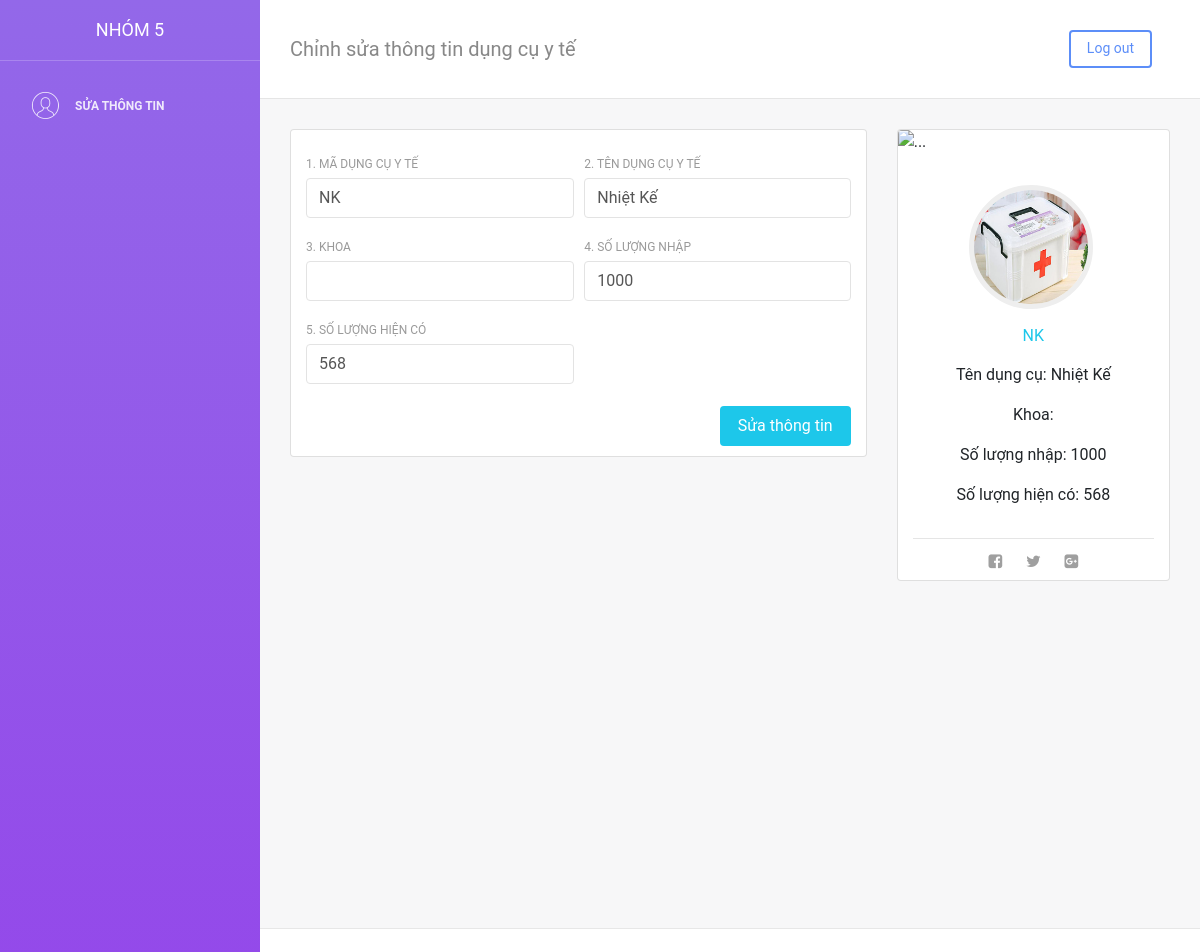
Page /examples/suadungcuyte.php?ID=1 on the committed database.
### tables this page shows
CREATE TABLE `dungcuyte`  (
  `ID` int(10) UNSIGNED NOT NULL AUTO_INCREMENT,
  `MaDungCu` varchar(15) NOT NULL,
  `TenDungCu` varchar(50) NOT NULL,
  `Khoa` varchar(50) NULL DEFAULT NULL,
  `SLNhap` int(10) UNSIGNED NOT NULL,
  `SLHienCo` int(10) UNSIGNED NOT NULL,
  PRIMARY KEY (`ID`) USING BTREE
);

### examples/suadungcuyte.php (the view, shortened to what this page needs)
<?php
require "connect.php";
$id = (int) $_GET['ID'];
$sql = "SELECT * FROM dungcuyte WHERE id=".$id;
$result = $conn ->query($sql);
$row = $result -> fetch_assoc();
?>
<!DOCTYPE html>
<html lang="en">
<head>
    <link rel="stylesheet" href="https://maxcdn.bootstrapcdn.com/font-awesome/latest/css/font-awesome.min.css" />
    <link href="../assets/css/bootstrap.min.css" rel="stylesheet" />
    <link href="../assets/css/light-bootstrap-dashboard.css?v=2.0.1" rel="stylesheet" />
    <link href="../assets/css/demo.css" rel="stylesheet" />
</head>
<body>
<div class="wrapper">
    <div class="sidebar">
        <div class="sidebar-wrapper">
            <div class="logo">
                <a href="./dungcuyte.php" class="simple-text">
                    Nhóm 5
                </a>
            </div>
            <ul class="nav">
                <li>
                    <a class="nav-link" href="#">
                        <i class="nc-icon nc-circle-09"></i>
                        <p>Sửa thông tin</p>
                    </a>
                </li>
            </ul>
        </div>
    </div>
    <div class="main-panel">
        <nav class="navbar navbar-expand-lg " color-on-scroll="500">
            <div class=" container-fluid  ">
                <a class="navbar-brand" href="#pablo">Chỉnh sửa thông tin dụng cụ y tế</a>
                <div class="collapse navbar-collapse justify-content-end" id="navigation">
                    <ul class="navbar-nav ml-auto">
                        <li class="nav-item">
                            <a class="nav-link" href="index.php">
                                <button class="btn btn-primary" >Log out</button>                            </a>
                        </li>
                    </ul>
                </div>
            </div>
        </nav>
        <div class="content">
            <div class="container-fluid">
                <div class="row">
                    <div class="col-md-8">
                        <div class="card">
                            <div class="card-body">
                                <form action="xulysuadungcuyte.php" name="bacsi" method="post">
                                    <div class="row">
                                        <div class="col-md-6 pr-1">
                                            <div class="form-group">
                                                <label>1. Mã dụng cụ y tế</label>
                                                <input class="form-control" name="hoten" type="text" value="<?php echo $row['MaDungCu'] ?>">
                                            </div>
                                            <div class="form-group">
                                                <label>3. Khoa</label>
                                                <input class="form-control" name="sdt" type="text" value="<?php echo $row['Khoa'] ?>">
                                            </div>
                                            <div class="form-group">
                                                <label>5. Số lượng hiện có</label>
                                                <input class="form-control" name="diachi" type="text" value="<?php echo $row['SLHienCo'] ?>">
                                            </div>
                                        </div>
                                        <div class="col-md-6">
                                            <div class="form-group">
                                                <label>2. Tên dụng cụ y tế</label>
                                                <input type="text" name="tuoi" class="form-control" value="<?php echo $row['TenDungCu'] ?>">
                                            </div>
                                            <div class="form-group">
                                                <label>4. Số lượng nhập</label>
                                                <input class="form-control" name="gioitinh" type="text" value="<?php echo $row['SLNhap'] ?>">
                                            </div>
                                        </div>
                                    </div>
                                    <button type="submit" class="btn btn-info btn-fill pull-right">Sửa thông tin</button>
                                    <div class="clearfix"></div>
                                </form>
                            </div>
                        </div>
                    </div>
                    <div class="col-md-4">
                        <div class="card card-user">
                            <div class="card-image">
                                <img src="https://ununsplash.imgix.net/photo-1431578500526-4d9613015464?fit=crop&fm=jpg&h=300&q=75&w=400" alt="...">
                            </div>
                            <div class="card-body">
                                <div class="author">
                                    <form>
                                        <a href="dungcuyte.php">
                                            <img class="avatar border-gray" src="../assets/img/dungcuyte.jpg" alt="...">
                                            <h5 class="title"><?php echo $row['MaDungCu'] ?></h5>
                                        </a>
                                        <p>Tên dụng cụ: <?php echo $row['TenDungCu'] ?></p>
                                        <p>Khoa: <?php echo $row['Khoa'] ?></p>
                                        <p>Số lượng nhập: <?php echo $row['SLNhap'] ?></p>
                                        <p>Số lượng hiện có: <?php echo $row['SLHienCo'] ?></p>
                                    </form>
                                </div>
                            </div>
                            <hr>
                            <div class="button-container mr-auto ml-auto">
                                <button href="#" class="btn btn-simple btn-link btn-icon">
                                    <i class="fa fa-facebook-square"></i>
                                </button>
                                <button href="#" class="btn btn-simple btn-link btn-icon">
                                    <i class="fa fa-twitter"></i>
                                </button>
                                <button href="#" class="btn btn-simple btn-link btn-icon">
                                    <i class="fa fa-google-plus-square"></i>
                                </button>
                            </div>
                        </div>
                    </div>
                </div>
            </div>
        </div>
        <footer class="footer">
            <div class="container">
                <nav>
                    <ul class="footer-menu">
                        <li>
                            <a href="./benhnhan.php">
                            </a>
                        </li>
                    </ul>
                    <p class="copyright text-center">
                    </p>
                </nav>
            </div>
        </footer>
    </div>
</div>
</body>
</html>

### rows in the picture
dungcuyte: hoten "NK", diachi "568", tuoi "Nhiệt Kế", gioitinh "1000", MaDungCu "NK", TenDungCu "Nhiệt Kế", SLNhap "1000", SLHienCo "568"
